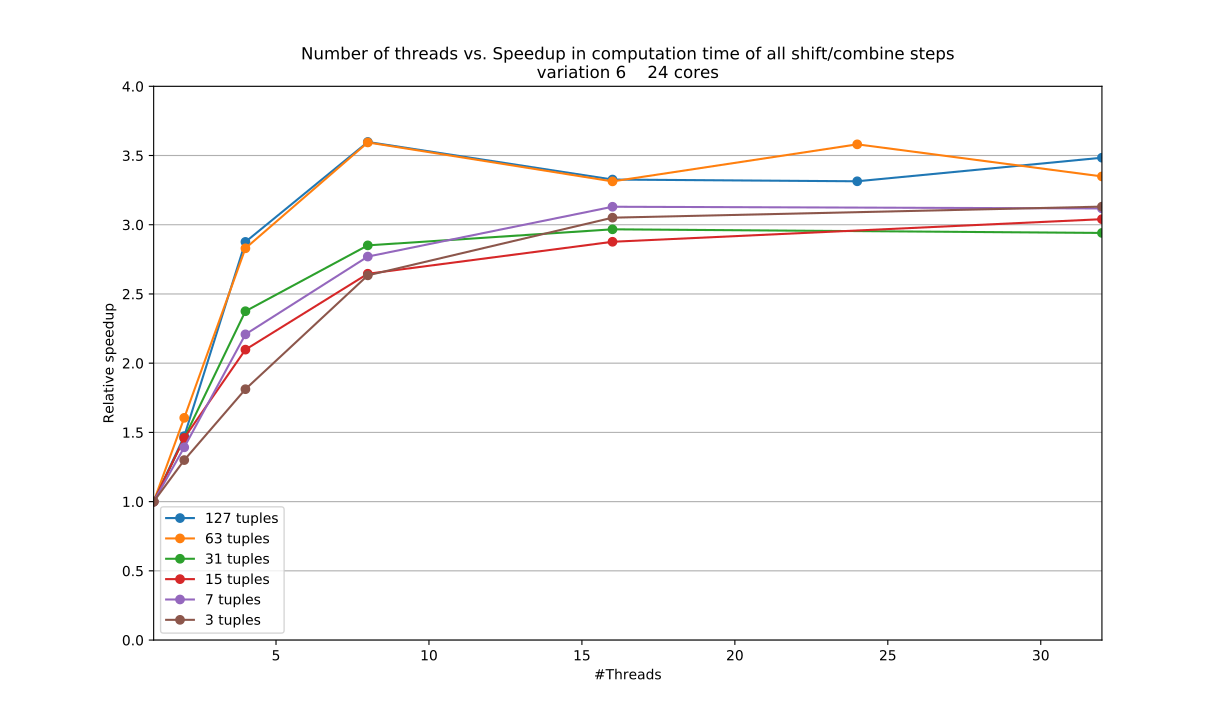

Generate this figure with Python:
import numpy as np
import matplotlib.pyplot as plt


stats = np.loadtxt('comparison6c.csv', delimiter=',', skiprows=1)

stats1 = stats[stats[:,0]==3]
stats2 = stats[stats[:,0]==7]
stats3 = stats[stats[:,0]==15]
stats4 = stats[stats[:,0]==31]
stats5 = stats[stats[:,0]==63]
stats6 = stats[stats[:,0]==127]

# Base tuples!!

f, (ax1) = plt.subplots(1, 1, sharey=True)
ax1.plot(stats6[:,1],stats6[0,2]/stats6[:,2],marker='o')
ax1.plot(stats5[:,1],stats5[0,2]/stats5[:,2],marker='o')
ax1.plot(stats4[:,1],stats4[0,2]/stats4[:,2],marker='o')
ax1.plot(stats3[:,1],stats3[0,2]/stats3[:,2],marker='o')
ax1.plot(stats2[:,1],stats2[0,2]/stats2[:,2],marker='o')
ax1.plot(stats1[:,1],stats1[0,2]/stats1[:,2],marker='o')
ax1.set_title('Number of threads vs. Speedup in computation time of all shift/combine steps\nvariation 6    24 cores')
ax1.axis([1,32,0,4])
ax1.set_xlabel('#Threads')
ax1.set_ylabel('Relative speedup')
ax1.grid(True, 'major', 'y')
ax1.legend(('127 tuples','63 tuples','31 tuples','15 tuples','7 tuples','3 tuples'))
plt.show()
#plt.savefig('comparison6b.pdf')
